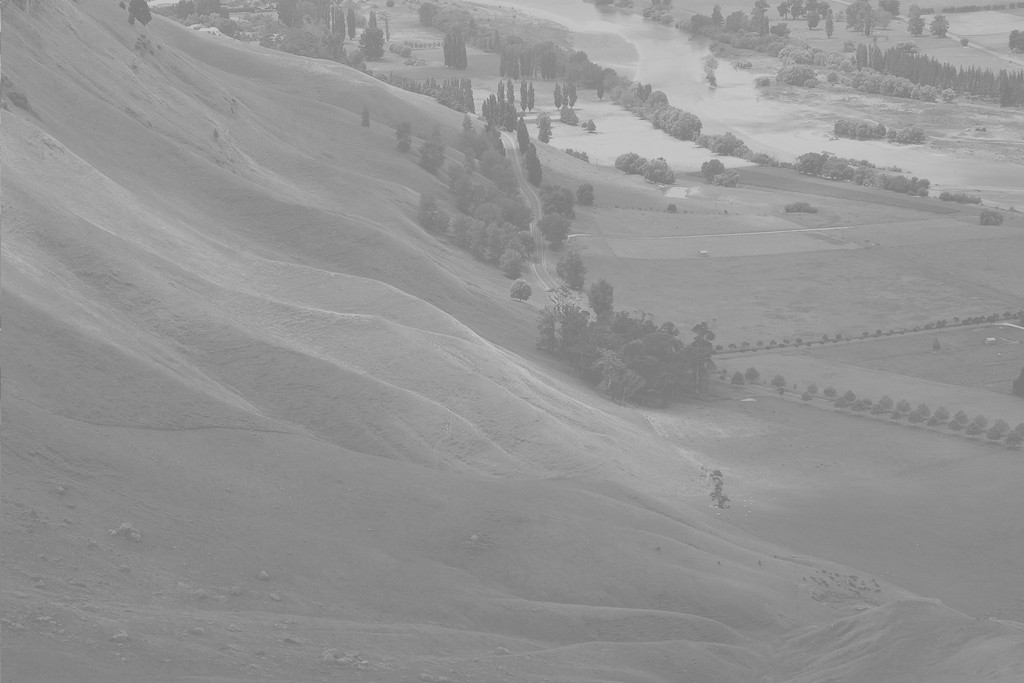
//> input picture Semester7/DZO/C07/images/uneq.jpg, 1024 x 683 px
$ ./main   (built with g++ and OpenCV 4)
//> lines starting //> are read from the running program, lines starting //| are printed output that depends on the picture; after the words box and inside, x2 and y2 are one past the last pixel; in counts of white or black regions, pixels touching at a corner belong together
#include <stdio.h>
#include <numbers>
#include <format>
#include <opencv2/opencv.hpp>
#include <string>

using Histogram = std::array<int, 256>;

auto get_histogram(cv::Mat &mat)
{
    Histogram histogram{};

    for (int x = 0; x < mat.size().width; ++x)
    {
        for (int y = 0; y < mat.size().height; ++y)
        {
            auto value = mat.at<uchar>(y, x);
            histogram[value] += 1;
        }
    }

    return histogram;
}

int cdf(Histogram &hist, int idx)
{
    int sum = 0;

    for (int i = 0; i < idx; ++i)
    {
        sum += hist[i];
    }

    return sum;
}

void render_hist(const Histogram &histogram, const std::string &name)
{
    int hist_w = 512, hist_h = 400;
    int bin_w = cvRound((double)hist_w / histogram.size());

    cv::Mat histImage(hist_h, hist_w, CV_8UC3, cv::Scalar(0, 0, 0));

    int max_val = *std::max_element(histogram.begin(), histogram.end());

    for (int i = 0; i < histogram.size(); i++)
    {
        int normalized_h = cvRound((histogram[i] / (double)max_val) * hist_h);

        cv::line(histImage,
                 cv::Point(i * bin_w, hist_h),
                 cv::Point(i * bin_w, hist_h - normalized_h),
                 cv::Scalar(255, 255, 255), // White color
                 2, 8, 0);
    }

    cv::imshow(name, histImage);
}

cv::Mat equalize_image(const cv::Mat &img, const Histogram &cumulated_histogram)
{
    cv::Mat equalized_img{img.size(), img.type()};

    auto min_cdf = 256;
    for (const auto &value : cumulated_histogram)
    {
        if (value != 0 && value < min_cdf)
        {
            min_cdf = value;
        }
    }

    for (int x = 0; x < img.size().width; ++x)
    {
        for (int y = 0; y < img.size().height; ++y)
        {
            auto old_value = img.at<uchar>(y, x);

            auto value = std::round(cumulated_histogram[old_value] - min_cdf) / (img.size().width * img.size().height - min_cdf) * 255.0;

            equalized_img.at<uchar>(y, x) = value;
        }
    }

    return equalized_img;
}

int main()
{
    cv::Mat img = cv::imread("../images/uneq.jpg", cv::IMREAD_GRAYSCALE);
//> img is the input picture: 683 rows x 1024 cols, CV_8UC1; min 114, max 208, mean 148

    if (img.empty())
    {
        printf("Unable to read input file (%s, %d).", __FILE__, __LINE__);
    }
    cv::imshow("Uneq", img);

    auto histogram = get_histogram(img);
//> after the loop in get_histogram, `for (int x = 0; x < mat.size().width; ++x)`: histogram = 256 values, max 28701 at index 137, min 0 at index 0, mean 2732
    render_hist(histogram, "Input Histogram");
//> in render_hist, `int bin_w = cvRound((double)hist_w / histogram.size());`: bin_w = 2
//> in render_hist, `int max_val = *std::max_element(histogram.begin(), histogram.end());`: max_val = 28701
//> after the loop in render_hist, `for (int i = 0; i < histogram.size(); i++)`:
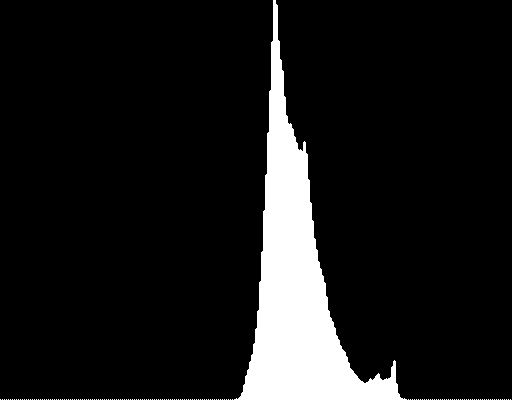
//> histImage: 400 rows x 512 cols, CV_8UC3; 9.9% white; 170 white regions (169 under 20 px), largest, box (x1, y1, x2, y2) and area: (234, 0, 407, 400) 20024

    Histogram cumulated_histogram{};
    for (int i = 0; i < histogram.size(); ++i)
    {
        cumulated_histogram[i] = cdf(histogram, i);
    }
//> after the loop, cumulated_histogram = 256 values from 0 to 699392

    render_hist(cumulated_histogram, "Input Cumulated Histogram");
//> call 2 of render_hist, with name = "Input Cumulated Histogram"
//> in render_hist (call 2), `int max_val = *std::max_element(histogram.begin(), histogram.end());`: max_val = 699392
//> after the loop in render_hist (call 2), `for (int i = 0; i < histogram.size(); i++)`:
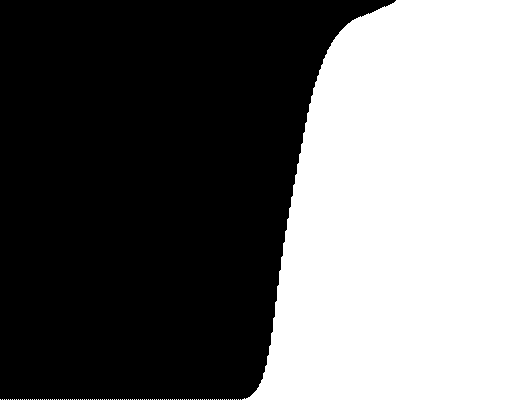
//> histImage: 400 rows x 512 cols, CV_8UC3; 42.1% white; 122 white regions (121 under 20 px), largest, box (x1, y1, x2, y2) and area: (242, 0, 512, 400) 86082

    auto equalized_img = equalize_image(img, cumulated_histogram);
//> after the loop in equalize_image, `for (const auto &value : cumulated_histogram)`: min_cdf = 1
//> after the loop in equalize_image, `for (int x = 0; x < img.size().width; ++x)`:
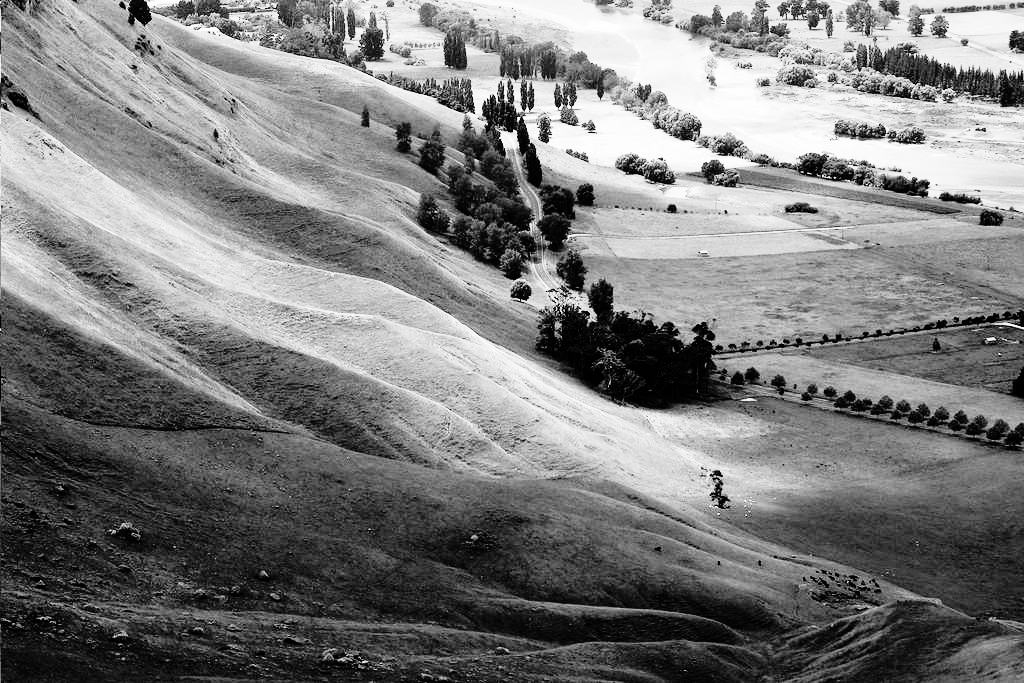
//> equalized_img: 683 rows x 1024 cols, CV_8UC1; min 0, max 254, mean 123.9
    cv::imshow("Equalized Image", equalized_img);

    auto equalized_histogram = get_histogram(equalized_img);
//> equalized_histogram = 256 values, max 28701 at index 52, min 0 at index 6, mean 2732
    render_hist(equalized_histogram, "Equalized Histogram");
//> call 3 of render_hist, with name = "Equalized Histogram"
//> in render_hist (call 3), `int max_val = *std::max_element(histogram.begin(), histogram.end());`: max_val = 28701
//> the loop in render_hist (call 3), `for (int i = 0; i < histogram.size(); i++)` made 256 passes
//> normalized_h on passes 1 to 3: 51, 30, 38
//> after the loop in render_hist (call 3), `for (int i = 0; i < histogram.size(); i++)`:
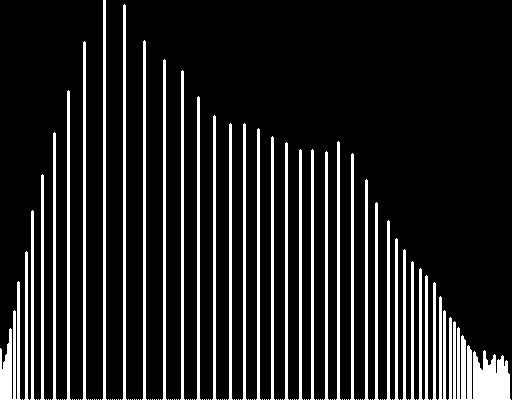
//> histImage: 400 rows x 512 cols, CV_8UC3; 13.9% white; 147 white regions (112 under 20 px), largest, box (x1, y1, x2, y2) and area: (448, 317, 511, 400) 2763, (0, 281, 21, 400) 1255, (102, 0, 107, 400) 1202

    auto equalized_cumulated_histogram = Histogram{};
    for (int i = 0; i < equalized_histogram.size(); ++i)
    {
        equalized_cumulated_histogram[i] = cdf(equalized_histogram, i);
    }
//> after the loop, equalized_cumulated_histogram = 256 values from 0 to 699392

    render_hist(equalized_cumulated_histogram, "Equalized Cumulated Histogram");
//> call 4 of render_hist, with name = "Equalized Cumulated Histogram"
//> in render_hist (call 4), `int max_val = *std::max_element(histogram.begin(), histogram.end());`: max_val = 699392
//> the loop in render_hist (call 4), `for (int i = 0; i < histogram.size(); i++)` made 256 passes
//> normalized_h on passes 1 to 3: 0, 2, 3
//> after the loop in render_hist (call 4), `for (int i = 0; i < histogram.size(); i++)`:
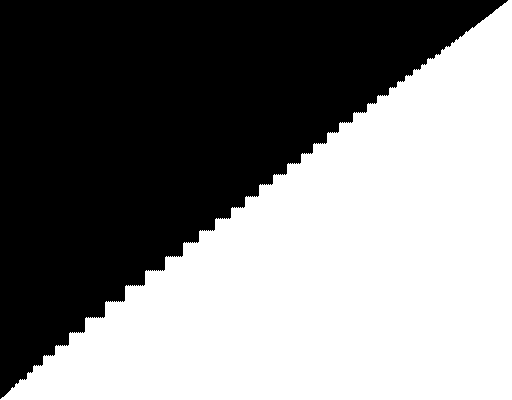
//> histImage: 400 rows x 512 cols, CV_8UC3; 51.5% white; 1 black region, box (x1, y1, x2, y2) and area: (0, 0, 508, 399) 99291

    // Bacause of hyprland, I need to filter keys :)
    int key;
    while (true)
    {
        key = cv::waitKey(0);
//> the Esc key is pressed
        if (key == 27 || key == '\r')
            break; // ESC or Enter
    }

    return 0;
}
